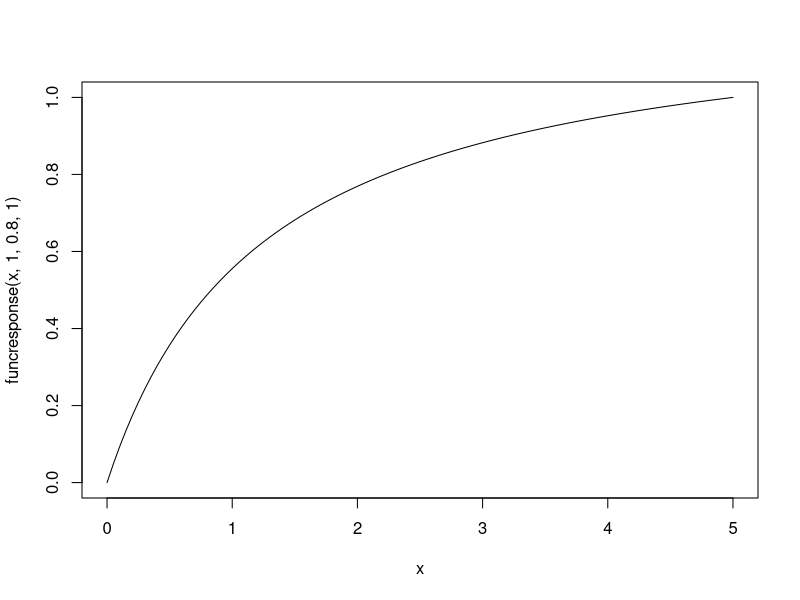
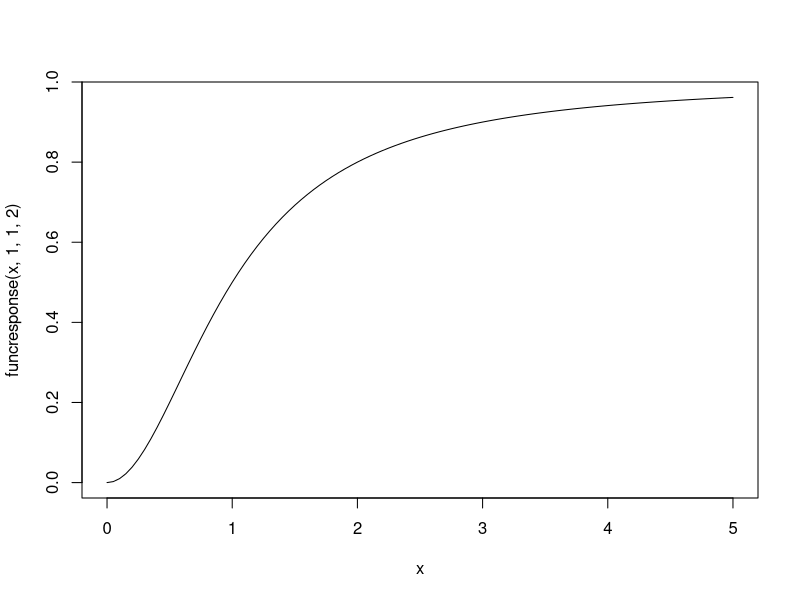
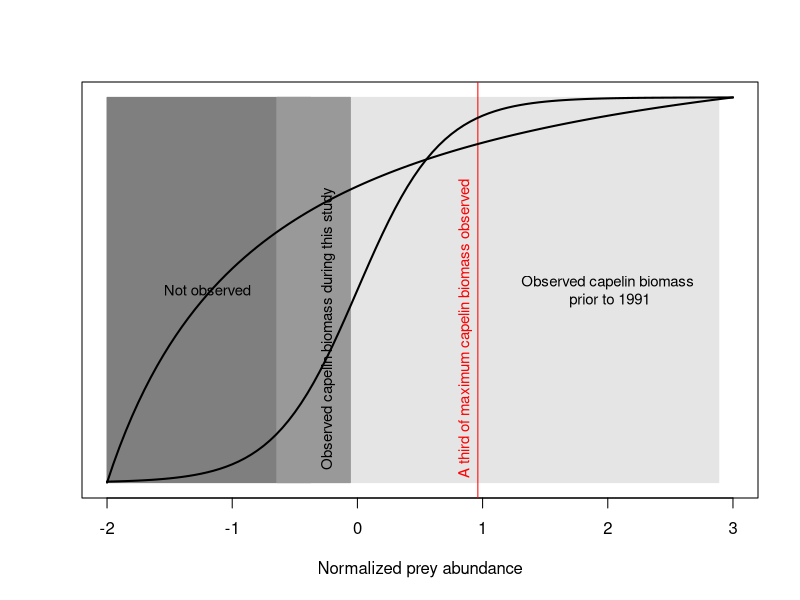

Recreate these plots in R, in order.
## load libraries ----
library(dplyr)
library(psych)

## read data ----
cap_biom <- read.csv('data-raw/acoustic_estimates_2017.csv',header = T, as.is = T)

## function normalize ----
normalize <- function(x){
  z <- (x - mean(x, na.rm = T)) / sd(x, na.rm = T)
  z
}
## function funct respose type II
funcresponse <- function (x, a, h, delta) {(a*(x^delta))/(1 + a*h*(x^delta))}

## normalize capelin biomas ----
cap_biom$nbiomass <- normalize(cap_biom$biomass)
cap_biom <- cap_biom[order(cap_biom$nbiomass),]

## ranges of capelin biomass observed during the two regimes ----
ranreg2 <- cap_biom %>%
  filter(complete.cases(.)) %>%
  filter(year > 1990) %>%
  summarise(min = min(na.omit(nbiomass)), max = max(na.omit(nbiomass)))

ranreg1 <- cap_biom %>%
  filter(complete.cases(.)) %>%
  filter(year < 1991) %>%
  summarise(min = min(na.omit(nbiomass)), max = max(na.omit(nbiomass)))

## a third of maximum capelin biomass observed  ----
# (acoustic - not sure if there are other historical estimates)
athird <- 1/3 * max(cap_biom$nbiomass, na.rm = T)


## plot ---- 
#
type2 <- curve(funcresponse(x, 1, .8, 1), 0, 5)
type2$x <- type2$x - 2
type3 <- curve(funcresponse(x, 1, 1, 2), 0, 5)
type3$x <- type3$x - 2

png('analysis/output/AThirdForTheBirds.png', width = 900, height = 900, bg = 'transparent', pointsize = 15)
# set up the plot
with(cap_biom, plot(nbiomass, tanh(nbiomass), pch = '', yaxt = 'n', ylab = '', xlab = 'Normalized prey abundance', ylim = c(0,1), xlim = c(-2, 3), xaxp = c(-2,3,5)))
# plot the rectangle for prior to 1991
rect(ranreg1$min, 0, ranreg1$max, 1,col = 'grey90', border = 'grey90')
# plot the rectangle not observed
rect(-2, 0, ranreg1$min, 1,col = 'grey50', border = 'grey50')
# plot the rectangle for after 1990
rect(ranreg2$min, 0, ranreg2$max, 1,col = 'grey60', border = 'grey60')
# plot a third for the birds
abline(v = athird, col = 'red')
# add a logistic curve
lines(type2$x, type2$y, lwd = 2)
curve(logistic(x, a = 3), -2, 3, add = T, lwd = 2)
# include text
text(2, .5, 'Observed capelin biomass\n prior to 1991', cex = 0.9)
text(-0.23, .4, 'Observed capelin biomass during this study', srt = 90, cex = 0.9)
text(-1.2, .5, 'Not observed', cex = 0.9)
text(athird - 0.1, .4, 'A third of maximum capelin biomass observed', srt = 90, cex = 0.9, col = 'red')


#lines(type3$x, type3$y, lwd = 2)

#lines(cap_biom$nbiomass, funcresponse(cap_biom$nbiomass, 1, 1))

dev.off()

